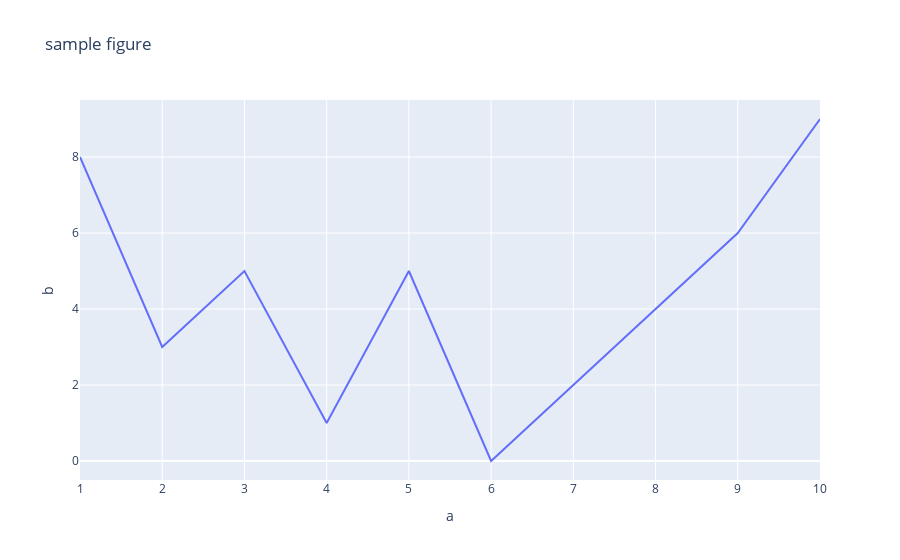

The code cell stored with this chart in its notebook:
### Code cell
import plotly.express as px
import pandas as pd

data = {
    'a': [1,2,3,4,5,6,7,8,9,10],
    'b': [8,3,5,1,5,0,2,4,6,9],
}

df = pd.DataFrame(data)
fig = px.line(df, x='a', y='b', title="sample figure")

fig.show()

### Figure 1 — Plotly figure (JSON) as saved in the notebook; plotly's stock layout.template omitted (floating-point values rounded to 4 significant figures)
{"data": [{"hovertemplate": "a=%{x}<br>b=%{y}<extra></extra>", "legendgroup": "", "line": {"color": "#636efa", "dash": "solid"}, "marker": {"symbol": "circle"}, "mode": "lines", "name": "", "orientation": "v", "showlegend": false, "type": "scatter", "x": [1, 2, 3, 4, 5, 6, 7, 8, 9, 10], "xaxis": "x", "y": [8, 3, 5, 1, 5, 0, 2, 4, 6, 9], "yaxis": "y"}], "layout": {"legend": {"tracegroupgap": 0}, "title": {"text": "sample figure"}, "xaxis": {"anchor": "y", "domain": [0, 1], "title": {"text": "a"}}, "yaxis": {"anchor": "x", "domain": [0, 1], "title": {"text": "b"}}}}
